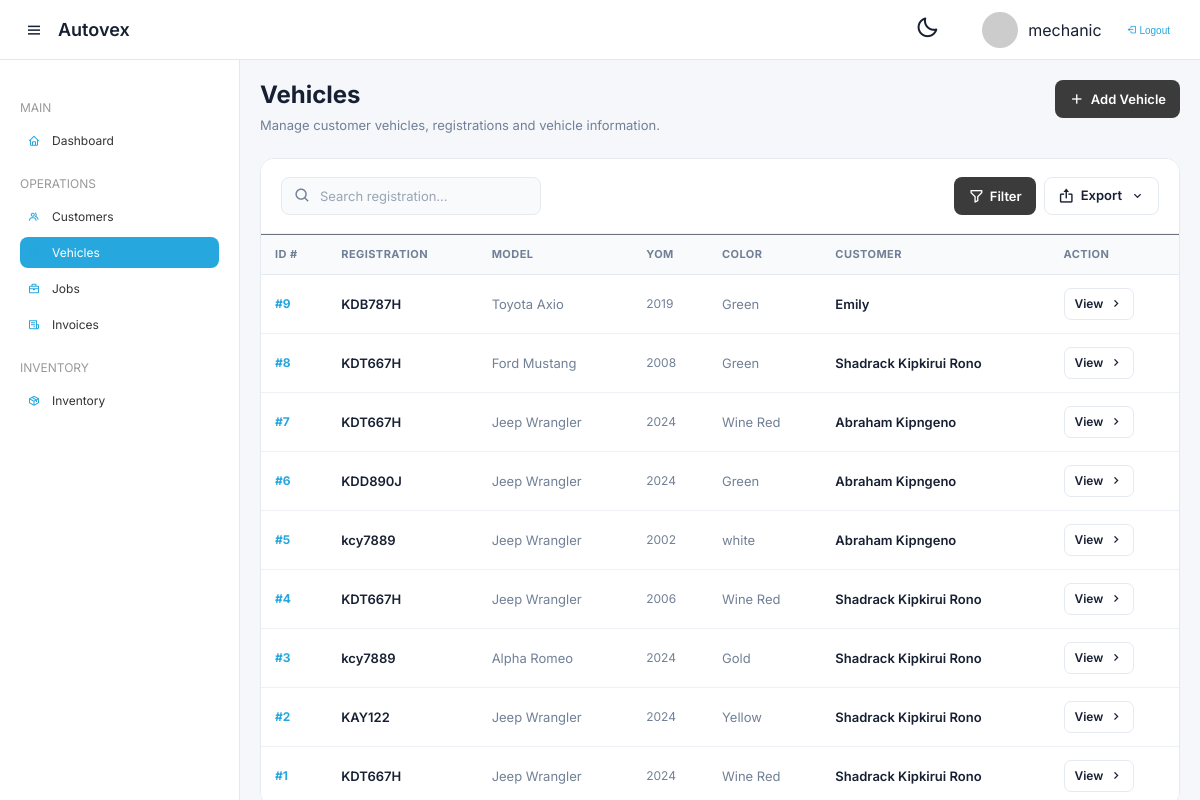
The app's page /vehicles (signed in) with its own data.
### app.py (models this page shows)
class Vehicle(db.Model):
    __tablename__ = "vehicle"
    id = db.Column(db.Integer, primary_key=True)
    customer_id = db.Column(
        db.Integer,
        db.ForeignKey("customer.id"),
        nullable=False
    )
    registration_no = db.Column(db.String(20), nullable=False)
    model = db.Column(db.String(100), nullable=False)
    color = db.Column(db.String(100), nullable=False)
    yom = db.Column(db.String(10), nullable=False)
    owner = db.Column(db.String(100), nullable=True)
    created_at = db.Column(db.DateTime, default=datetime.utcnow)
    photos = db.relationship("VehiclePhoto", backref="vehicle", lazy=True)
    inspection = db.relationship(
    "VehicleInspection",
    backref="vehicle",
    uselist=False,
    cascade="all, delete-orphan"
)

class Customer(db.Model):
    __tablename__ = "customer"
    id = db.Column(db.Integer, primary_key=True)
    customer_name = db.Column(db.String(100), nullable=False)
    telno = db.Column(db.String(20), nullable=False)
    email = db.Column(db.String(100))
    customer_class = db.Column(db.String(100))  # ✅ RESTORED
    address = db.Column(db.String(100))
    status = db.Column(db.String(20), default="Active")
    created_at = db.Column(db.DateTime, default=datetime.utcnow)
    vehicles = db.relationship(
        "Vehicle",
        backref="customer",
        cascade="all, delete-orphan"
    )

### app.py (the view)
@app.route("/vehicles")
def vehicles():
    if "user" not in session:
        return redirect(url_for("login"))
    page = request.args.get("page", 1, type=int)
    search = request.args.get("search", "")
    query = Vehicle.query
    if search:
        query = query.join(Customer).filter(
            (Vehicle.registration_no.ilike(f"%{search}%")) |
            (Vehicle.model.ilike(f"%{search}%")) |
            (Customer.customer_name.ilike(f"%{search}%"))
        )
    vehicles_paginated = query.order_by(Vehicle.id.desc()).paginate(
        page=page,
        per_page=20,
        error_out=False
    )
    return render_template(
        "admin/vehicles/vehicles.html",
        vehicles=vehicles_paginated,
        user=session["user"],
        role=session["role"]
    )

### app.py (called while the page is built)
@app.before_request
def session_management():
    allowed_routes = ["login", "start", "static"]
    if "user" in session:
        session.permanent = True
    elif request.endpoint not in allowed_routes:
        return redirect(url_for("login"))

### templates/admin/vehicles/vehicles.html (shortened to what this page needs)
{% extends "base.html" %}
{% block content %}
<div class="table-page">
    <div class="module-header">
        <div>
            <h1>Vehicles</h1>
            <p>
                Manage customer vehicles, registrations and vehicle information.
            </p>
        </div>
        <div class="module-header-actions">
            <a
                href="{{ url_for('add_vehicle') }}"
                class="table-filter-btn"
            >
                <i class='bx bx-plus'></i>
                <span>Add Vehicle</span>
            </a>
        </div>
    </div>
    <div class="table-panel">
        <div class="table-toolbar">
            <div class="table-toolbar-left">
                <div class="table-search">
                    <i class='bx bx-search'></i>
                    <form
                        method="GET"
                        action="{{ url_for('vehicles') }}"
                    >
                        <input
                            type="text"
                            name="search"
                            oninput="debouncedSubmit(this.form)"
                            placeholder="Search registration..."
                            value="{{ request.args.get('search', '') }}"
                            autocomplete="off"
                        >
                    </form>
                </div>
            </div>
            <form
                method="GET"
                action="{{ url_for('vehicles') }}"
                class="table-filters"
            >
                <button
                    type="submit"
                    class="table-filter-btn"
                >
                    <i class='bx bx-filter-alt'></i>
                    <span>Filter</span>
                </button>
                <div class="table-export">
                    <button
                        type="button"
                        class="table-export-btn"
                        onclick="toggleExportMenu()"
                    >
                        <i class='bx bx-export'></i>
                        <span>Export</span>
                        <i class='bx bx-chevron-down'></i>
                    </button>
                </div>
            </form>
        </div>
        <div class="table-wrapper">
            <table class="data-table">
                <thead>
                    <tr>
                        <th>ID #</th>
                        <th>Registration</th>
                        <th>Model</th>
                        <th>YOM</th>
                        <th>Color</th>
                        <th>Customer</th>
                        <th>Action</th>
                    </tr>
                </thead>
                <tbody id="tableBody">
                    {% for vehicle in vehicles.items %}
                    <tr>
                        <td>
                            <span class="table-number">
                                #{{ vehicle.id }}
                            </span>
                        </td>
                        <td>
                            <span class="table-primary-text">
                                {{ vehicle.registration_no }}
                            </span>
                        </td>
                        <td>
                            <span class="table-secondary-text">
                                {{ vehicle.model or "-" }}
                            </span>
                        </td>
                        <td>
                            <span class="table-date">
                                {{ vehicle.yom or "-" }}
                            </span>
                        </td>
                        <td>
                            <span class="table-secondary-text">
                                {{ vehicle.color or "-" }}
                            </span>
                        </td>
                        <td>
                            {% if vehicle.customer %}
                            <span class="table-primary-text">
                                {{ vehicle.customer.customer_name }}
                            </span>
                            {% else %}
                            <span class="table-muted-text">
                                No customer
                            </span>
                            {% endif %}
                        </td>
                        <td>
                            <a
                                href="{{ url_for(
                                    'vehicle_details',
                                    vehicle_id=vehicle.id
                                ) }}"
                                class="table-action-view"
                            >
                                <span>View</span>
                                <i class='bx bx-chevron-right'></i>
                            </a>
                        </td>
                    </tr>
                    {% endfor %}
                </tbody>
            </table>
        </div>
    </div>
</div>
{% endblock %}

### templates/base.html (shortened to what this page needs)
<!DOCTYPE html>
<html lang="en">
<head>
<link
    rel="stylesheet"
    href="{{ url_for('static', filename='css/style.css') }}"
>
<link
    rel="stylesheet"
    href="{{ url_for('static', filename='css/dashboard.css') }}"
>
<link
    rel="stylesheet"
    href="{{ url_for('static', filename='css/notifications.css') }}"
>
<link
    rel="stylesheet"
    href="{{ url_for('static', filename='css/tables.css') }}"
>
<link
    href="https://unpkg.com/boxicons@2.1.4/css/boxicons.min.css"
    rel="stylesheet"
>
</head>
<body>
<header class="headwrap">
<div class="head-left">
    <i
        class="bx bx-menu toggle-btn"
        id="toggleSidebar"
    ></i>
    <span class="brand">
        Autovex
    </span>
</div>
<div class="head-right">
    <button
        type="button"
        id="themeToggle"
        class="theme-toggle"
        title="Toggle theme"
    >
        <i class="bx bx-moon"></i>
    </button>
    <div class="profile">
        <img
            src="https://i.pravatar.cc/40"
            alt="Profile"
        >
        <span>
            {{ user }}
        </span>
    </div>
    <form
        action="{{ url_for('logout') }}"
        method="POST"
    >
        <button
            type="submit"
            class="btn-alert"
        >
            <i class="bx bx-log-out"></i>
            Logout
        </button>
    </form>
</div>
</header>
<div class="app">
<aside
    class="sidebar"
    id="sidebar"
>
    <nav>
        <p class="nav-title">
            MAIN
        </p>
        <a
            href="/dashboard"
            class="{% if request.endpoint in ['dashboard', 'admin_dashboard', 'accounts_dashboard', 'superadmin_dashboard'] %}active{% endif %}"
        >
            <i class="bx bx-home"></i>
            <span>
                Dashboard
            </span>
        </a>
        <p class="nav-title">
            OPERATIONS
        </p>
        {% if role in [
            "admin",
            "accounts",
            "mechanic",
            "superadmin"
        ] %}
        <a
            href="{{ url_for('customers') }}"
            class="{% if request.endpoint in ['customers', 'create_customer', 'customer_details', 'edit_customer'] %}active{% endif %}"
        >
            <i class="bx bx-group"></i>
            <span>
                Customers
            </span>
        </a>
        <a
            href="{{ url_for('vehicles') }}"
            class="{% if request.endpoint in ['vehicles', 'add_vehicle', 'vehicle_details', 'edit_vehicle'] %}active{% endif %}"
        >
            <i class="bx bx-car"></i>
            <span>
                Vehicles
            </span>
        </a>
        <a
            href="{{ url_for('jobs') }}"
            class="{% if request.endpoint in ['jobs', 'create_job', 'job_details', 'edit_job', 'job_card', 'job_card_view', 'complete_job'] %}active{% endif %}"
        >
            <i class="bx bx-briefcase"></i>
            <span>
                Jobs
            </span>
        </a>
        {% endif %}
        {% if role in [
            "admin",
            "accounts",
            "mechanic",
            "superuser",
            "superadmin"
        ] %}
        <a
            href="{{ url_for('invoices') }}"
            class="{% if request.endpoint in ['invoices', 'invoice_detail', 'create_invoice', 'pay_invoice'] %}active{% endif %}"
        >
            <i class="bx bx-receipt"></i>
            <span>
                Invoices
            </span>
        </a>
        {% endif %}
        {% if role in [
            "admin",
            "accounts",
            "mechanic",
            "superadmin"
        ] %}
        <p class="nav-title">
            INVENTORY
        </p>
        <a
            href="{{ url_for('inventory') }}"
            class="module-link "
        >
            <i class="bx bx-package"></i>
            <span>
                Inventory
            </span>
        </a>
        {% endif %}
    </nav>
</aside>
<main class="content">
    {% block content %}
    {% endblock %}
</main>
</div>
</body>
</html>

### records on screen
Vehicle: id "9", registration_no "KDB787H", model "Toyota Axio", yom "2019", color "Green", customer.customer_name "Emily"
Vehicle: id "8", registration_no "KDT667H", model "Ford Mustang", yom "2008", color "Green", customer.customer_name "Shadrack Kipkirui Rono"
Vehicle: id "7", registration_no "KDT667H", model "Jeep Wrangler", yom "2024", color "Wine Red", customer.customer_name "Abraham Kipngeno"
Vehicle: id "6", registration_no "KDD890J", model "Jeep Wrangler", yom "2024", color "Green", customer.customer_name "Abraham Kipngeno"
Vehicle: id "5", registration_no "kcy7889", model "Jeep Wrangler", yom "2002", color "white", customer.customer_name "Abraham Kipngeno"
Vehicle: id "4", registration_no "KDT667H", model "Jeep Wrangler", yom "2006", color "Wine Red", customer.customer_name "Shadrack Kipkirui Rono"
Vehicle: id "3", registration_no "kcy7889", model "Alpha Romeo", yom "2024", color "Gold", customer.customer_name "Shadrack Kipkirui Rono"
Vehicle: id "2", registration_no "KAY122", model "Jeep Wrangler", yom "2024", color "Yellow", customer.customer_name "Shadrack Kipkirui Rono"
Vehicle: id "1", registration_no "KDT667H", model "Jeep Wrangler", yom "2024", color "Wine Red", customer.customer_name "Shadrack Kipkirui Rono"

### other values on screen
{{ user }} "mechanic"
